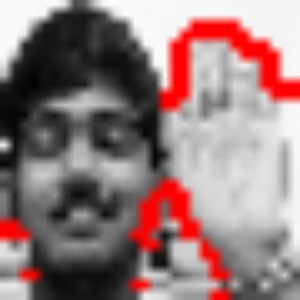
#> input picture images/Hanumacut.jpg, 300 x 300 px
$ python -i imagesegmentation.py   (imports and definitions only)
#> lines starting #> are read from the running program, lines starting #| are printed output that depends on the picture
### augmentingPath.py
import numpy as np

def bfs(graph, V, s, t, parent):
    q = []
    visited = np.zeros(V, dtype=bool)
    q.append(s)
    visited[s] = True
    parent[s]  = -1

    while len(q) > 0:
        u = q.pop(0)
        for v in range(V):
            if (not visited[v]) and graph[u][v] > 0:
                q.append(v)
                parent[v] = u
                visited[v] = True
    return visited[v]

def dfs(graph, V, s, visited):
    stack = [s]
    while stack:
        v = stack.pop()
        if not visited[v]:
            visited[v] = True
            stack.extend([u for u in range(V) if graph[v][u]])


def augmentingPath(graph, s, t):
    print("Running augmenting path algorithm")
    rGraph = graph.copy()
    V = len(graph)
    parent = np.zeros(V, dtype='int32')

    while bfs(rGraph, V, s, t, parent):
        pathFlow = float("inf")
        v = t
        while v != s:
            u = parent[v]
            pathFlow = min(pathFlow, rGraph[u][v])
            v = parent[v]

        v = t
        while v != s:
            u = parent[v]
            rGraph[u][v] -= pathFlow
            rGraph[v][u] += pathFlow
            v = parent[v]

    visited = np.zeros(V, dtype=bool)
    dfs(rGraph, V, s, visited)

    cuts = []

    for i in range(V):
        for j in range(V):
            if visited[i] and not visited[j] and graph[i][j]:
                cuts.append((i, j))
    return cuts

### imagesegmentation.py
from __future__ import division
import cv2
import numpy as np
import os
import sys
import argparse
from math import exp, pow
from augmentingPath import augmentingPath as dinic

# np.set_printoptions(threshold=np.inf)
SIGMA = 30
# LAMBDA = 1
OBJCOLOR, BKGCOLOR = (0, 0, 255), (0, 255, 0)
OBJCODE, BKGCODE = 1, 2
OBJ, BKG = "OBJ", "BKG"

CUTCOLOR = (0, 0, 255)

SOURCE, SINK = -2, -1
SF = 10
LOADSEEDS = False

def show_image(image):
    windowname = "Segmentation"
    cv2.namedWindow(windowname, cv2.WINDOW_NORMAL)
    cv2.startWindowThread()
    cv2.imshow(windowname, image)
    cv2.waitKey(0)
    cv2.destroyAllWindows()

def plantSeed(image):

    def drawLines(x, y, pixelType):
        if pixelType == OBJ:
            color, code = OBJCOLOR, OBJCODE
        else:
            color, code = BKGCOLOR, BKGCODE
        cv2.circle(image, (x, y), radius, color, thickness)
        cv2.circle(seeds, (x // SF, y // SF), radius // SF, code, thickness)

    def onMouse(event, x, y, flags, pixelType):
        global drawing
        if event == cv2.EVENT_LBUTTONDOWN:
            drawing = True
            drawLines(x, y, pixelType)
        elif event == cv2.EVENT_MOUSEMOVE and drawing:
            drawLines(x, y, pixelType)
        elif event == cv2.EVENT_LBUTTONUP:
            drawing = False

    def paintSeeds(pixelType):
        print("Planting", pixelType, "seeds")
        global drawing
        drawing = False
        windowname = "Plant " + pixelType + " seeds"
        cv2.namedWindow(windowname, cv2.WINDOW_AUTOSIZE)
        cv2.setMouseCallback(windowname, onMouse, pixelType)
        while (1):
            cv2.imshow(windowname, image)
            if cv2.waitKey(1) & 0xFF == 27:
                break
        cv2.destroyAllWindows()


    seeds = np.zeros(image.shape, dtype="uint8")
    image = cv2.cvtColor(image, cv2.COLOR_GRAY2RGB)
    image = cv2.resize(image, (0, 0), fx=SF, fy=SF)

    radius = 10
    thickness = -1 # fill the whole circle
    global drawing
    drawing = False


    paintSeeds(OBJ)
    paintSeeds(BKG)
    return seeds, image


# Large when ip - iq < sigma, and small otherwise
def boundaryPenalty(ip, iq):
    bp = 100 * exp(- pow(int(ip) - int(iq), 2) / (2 * pow(SIGMA, 2)))
    return bp

def buildGraph(image):
    V = image.size + 2
    graph = np.zeros((V, V), dtype='int32')
    K = makeNLinks(graph, image)
    seeds, seededImage = plantSeed(image)
    makeTLinks(graph, seeds, K)
    return graph, seededImage

def makeNLinks(graph, image):
    K = -float("inf")
    r, c = image.shape
    for i in range(r):
        for j in range(c):
            x = i * c + j
            if i + 1 < r: # pixel below
                y = (i + 1) * c + j
                bp = boundaryPenalty(image[i][j], image[i + 1][j])
                graph[x][y] = graph[y][x] = bp
                K = max(K, bp)
            if j + 1 < c: # pixel to the right
                y = i * c + j + 1
                bp = boundaryPenalty(image[i][j], image[i][j + 1])
                graph[x][y] = graph[y][x] = bp
                K = max(K, bp)
    return K


def makeTLinks(graph, seeds, K):
    r, c = seeds.shape

    for i in range(r):
        for j in range(c):
            x = i * c + j
            if seeds[i][j] == OBJCODE:
                graph[SOURCE][x] = K
            elif seeds[i][j] == BKGCODE:
                graph[x][SINK] = K

def displayCut(image, cuts):
    def colorPixel(i, j):
        image[i][j] = CUTCOLOR

    r, c = image.shape
    image = cv2.cvtColor(image, cv2.COLOR_GRAY2RGB)
    for c in cuts:
        if c[0] != SOURCE and c[0] != SINK and c[1] != SOURCE and c[1] != SINK:
            colorPixel(c[0] // r, c[0] % r)
            colorPixel(c[1] // r, c[1] % r)
    return image


def imageSegmentation(imagefile, size=(30, 30), algo="ff"):
#> called with imagefile = 'images/Hanumacut.jpg', size = (30, 30), algo = 'ff'
    pathname = os.path.splitext(imagefile)[0]
    image = cv2.imread(imagefile, cv2.IMREAD_GRAYSCALE)
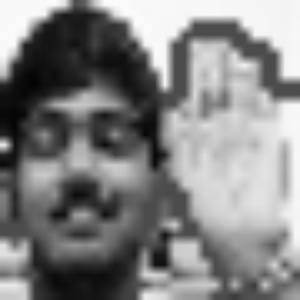
#> image: shape (300, 300); min 2, max 251, mean 130.3
    image = cv2.resize(image, size)
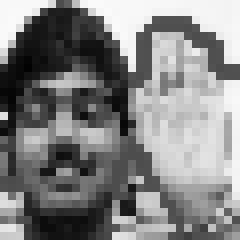
#> image: shape (30, 30) (shown 8 times larger); min 2, max 250, mean 130.5
    graph, seededImage = buildGraph(image)
#> the loop in makeNLinks, `for i in range(r):` made 30 passes
#> after the loop in makeNLinks, `for i in range(r):`:
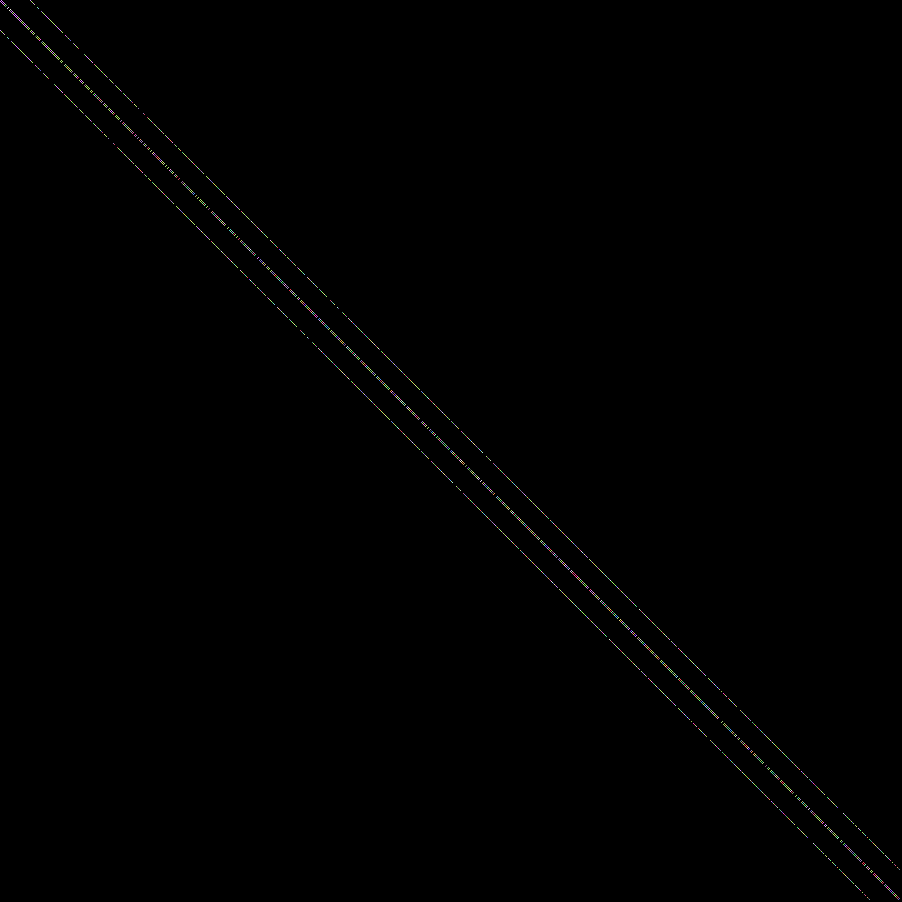
#> graph: shape (902, 902) int32; 70 distinct labels, from 0 to 100; one colour per label, 0 black
#> (key Esc is pressed here)
#> (key Enter is pressed here)
#> in buildGraph, `seeds, seededImage = plantSeed(image)`: seeds: shape (30, 30); every value is 0
    cv2.imwrite(pathname + "seeded.jpg", seededImage)

    global SOURCE, SINK
    SOURCE += len(graph)
    SINK   += len(graph)

    cuts = dinic(graph, SOURCE, SINK)
#> the loop in dfs, `while stack:` made 1 pass
    print("cuts:")
    print(cuts)
    image = displayCut(image, cuts)
    image = cv2.resize(image, (0, 0), fx=SF, fy=SF)
    show_image(image)
    savename = pathname + "cut.jpg"
    cv2.imwrite(savename, image)
    print("Saved image as", savename)

# [2 lines not run here, left out]

>>> result = imageSegmentation('images/Hanumacut.jpg')

$ run again, on images/baby.jpg
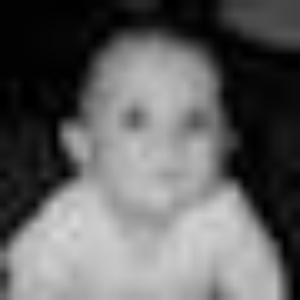
#> input picture images/baby.jpg, 300 x 300 px
#> in imageSegmentation, image is the input picture: shape (300, 300); min 0, max 214, mean 98
#> in imageSegmentation, `image = cv2.resize(image, size)`:
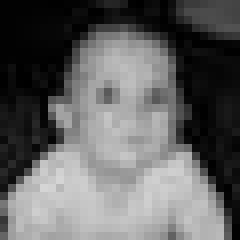
#> image: shape (30, 30) (shown 8 times larger); min 0, max 213, mean 98.2
#> the loop in makeNLinks, `for i in range(r):` made 30 passes
#> seeds: shape (30, 30); every value is 0
#> the loop in dfs, `while stack:` made 1 pass
